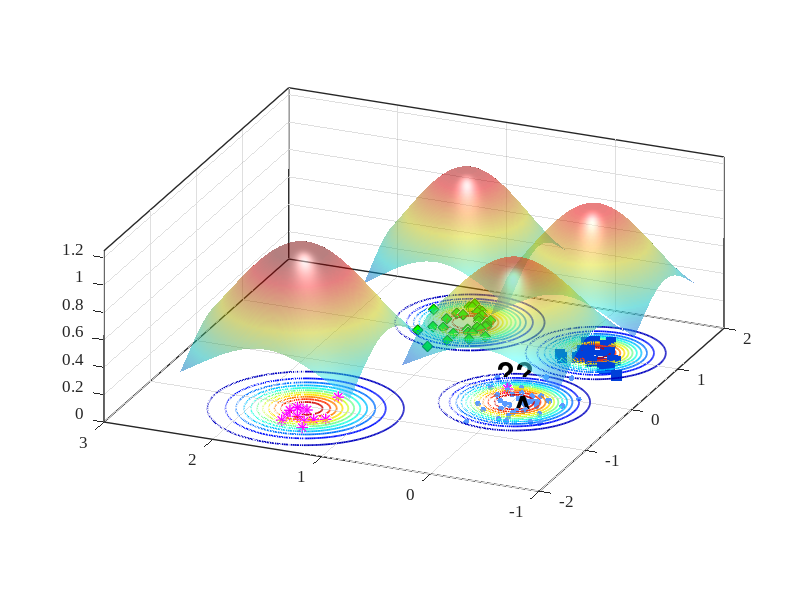

Write the MATLAB code that produced this figure.
%% Reproduce EVM-style demo figure (no toolboxes)
clear; close all; clc; rng(7);

% ---------- 1) 合成四类二维数据 ----------
% 类中心（大致对应图中位置）
C_star  = [-1.15  1.55];   % 红色星
C_diam  = [ 1.25  1.05];   % 绿色菱形
C_square= [ 1.05 -0.20];   % 蓝色方块
C_dot   = [-0.20  0.00];   % 蓝色小点（被 A 标注影响的那簇）

% 协方差（控制每簇形状）
S = @(sx,sy,rho)[sx^2 rho*sx*sy; rho*sx*sy sy^2];
Sig_star   = S(0.18,0.20, 0.05);
Sig_diam   = S(0.22,0.18,-0.10);
Sig_square = S(0.20,0.16, 0.05);
Sig_dot    = S(0.25,0.18, 0.00);

% 从高斯采样（不用 mvnrnd）
sample = @(N,mu,SIG) (randn(N,2)*chol(SIG,'lower') + mu);

X_star   = sample(12,C_star,   Sig_star);
X_diam   = sample(30,C_diam,   Sig_diam);
X_square = sample(28,C_square, Sig_square);
X_dot    = sample(45,C_dot,    Sig_dot);

% 加一个“离群星”靠近 A（见原图左中）
X_star = [X_star; 0.02 0.15];

% ---------- 2) 底面散点与样式 ----------
figure('Color','w','Position',[100,100,800,600]);
hold on; box on; grid on;
z0 = 0; % 所有散点都放在 z=0 的平面

scatter3(X_dot(:,1),   X_dot(:,2),   z0+zeros(size(X_dot,1),1),   18, [0.35 0.60 1.00], 'filled');  % 蓝色小点
scatter3(X_diam(:,1),  X_diam(:,2),  z0+zeros(size(X_diam,1),1),  60, 'g', 'd', 'filled', 'MarkerEdgeColor',[0 0.45 0]); % 绿菱形
scatter3(X_square(:,1),X_square(:,2),z0+zeros(size(X_square,1),1),60, [0 0.25 0.85], 's', 'filled'); % 蓝方块
scatter3(X_star(:,1),  X_star(:,2),  z0+zeros(size(X_star,1),1),  70, [1 0 1], '*', 'LineWidth',1.0); % 洋红星

% ---------- 3) ψ-model 等值环（彩色同心） ----------
% 采用带形状参的径向函数 psi(r) = exp(-(r/s)^t)
psi = @(X,Y,cx,cy,s,t) exp( - ( sqrt((X-cx).^2 + (Y-cy).^2) ./ s ).^t );

% 选几处“极端向量/代表点”（包含 A 所在）
EV = [ -0.23 -0.02 ;   % A 对应蓝点极端向量
        1.06 -0.22 ;   % 蓝方块
        1.28  1.03 ;   % 绿菱形
       -1.05  1.55 ];  % 红星
scale = [0.42, 0.36, 0.40, 0.48];   % 各自 scale
shape = [2.6,  2.2,  2.4,  2.0];    % 各自 shape

% 网格
[xg,yg] = meshgrid(linspace(-3,3,400));
colormap(jet); caxis([0 1]);

% 等高线层级（红到蓝：高到低）
levels = linspace(1.0,0.05,12);

for k = 1:size(EV,1)
    Z = psi(xg,yg,EV(k,1),EV(k,2),scale(k),shape(k));
    [~, h] = contour(xg,yg,Z,levels);    % 直接画在底面，保持颜色映射
    set(h,'LineWidth',1.25);

    % 将等高线明确压到 z=0（兼容不同 MATLAB 版本）
    ch = get(h,'Children');
    for ic = 1:numel(ch)
        zd = get(ch(ic),'ZData');
        if ~isempty(zd)
            set(ch(ic),'ZData',zeros(size(zd))); % 强制贴在 z=0
        end
    end
end

% 标出 A 与问号
text(-0.34,-0.06,0.02,'A','FontWeight','bold','FontSize',20,'Color','k');
text( 0.25, 0.35,0.03,'??','FontWeight','bold','FontSize',22,'Color','k');
text( 2.90,-0.05,0.03,'?','FontWeight','bold','FontSize',22,'Color','k');

% ---------- 4) 上方半透明“钟形面”（表示类支持/概率） ----------
% 用四个高斯穹顶，中心与各簇一致
gauss2 = @(X,Y,cx,cy,s) exp(-((X-cx).^2 + (Y-cy).^2)/(2*s^2));
tops  = {C_star, C_diam, C_square, C_dot};
sigT  = [0.65 0.55 0.55 0.60];
amp   = [1.05 0.95 0.90 0.85];

% 抬高穹顶，并缩小每个穹顶的覆盖范围（为每个穹顶使用局部网格）
zlift      = 0.18;   % 统一抬高量（不改变颜色映射）
spanFactor = 1.2;    % 每个穹顶半宽 = spanFactor * sigma（越小覆盖越小）
gridN      = 121;    % 局部网格分辨率

for i=1:4
    cx = tops{i}(1); cy = tops{i}(2);
    span = spanFactor * sigT(i);
    [xgi,ygi] = meshgrid(linspace(cx - span, cx + span, gridN), ...
                         linspace(cy - span, cy + span, gridN));

    Zt = amp(i) * gauss2(xgi,ygi,cx,cy,sigT(i));
    % 用 Zt 作为颜色，Zt+zlift 作为高度，从而抬高且保留原色
    s1 = surf(xgi,ygi, Zt + zlift, Zt, 'EdgeColor','none', 'FaceAlpha',0.5);
end
shading interp; camlight headlight; lighting gouraud;

% ---------- 5) 轴、视角与观感 ----------
xlim([-2 2]); ylim([-1 3]); zlim([0 1.25]); view(-67,22);
axis vis3d; daspect([1 1 0.8]);
set(gca,'FontName','Times New Roman','FontSize',12,'LineWidth',1);
% xlabel('x'); ylabel('y'); zlabel('score / \psi');

% 网格和背景风格
grid on; 
% set(gca,'GridAlpha',0.2,'MinorGridAlpha',0.2);
